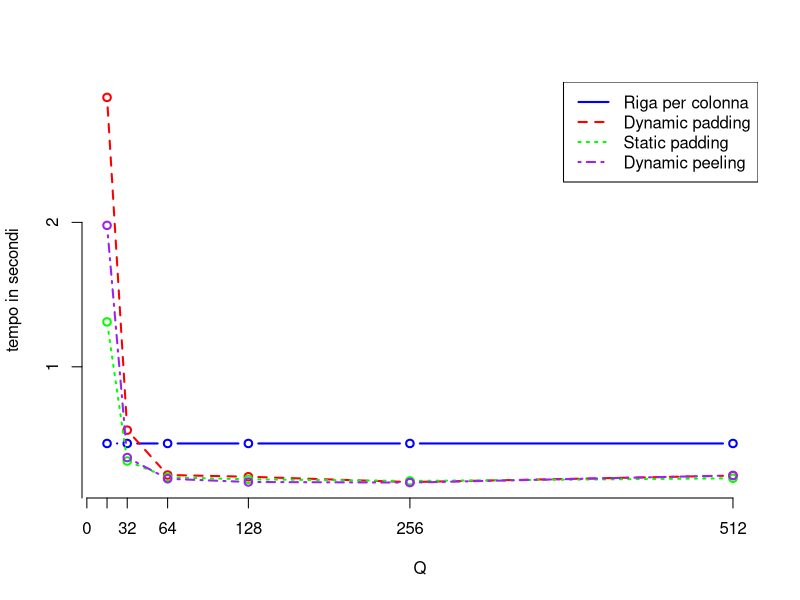
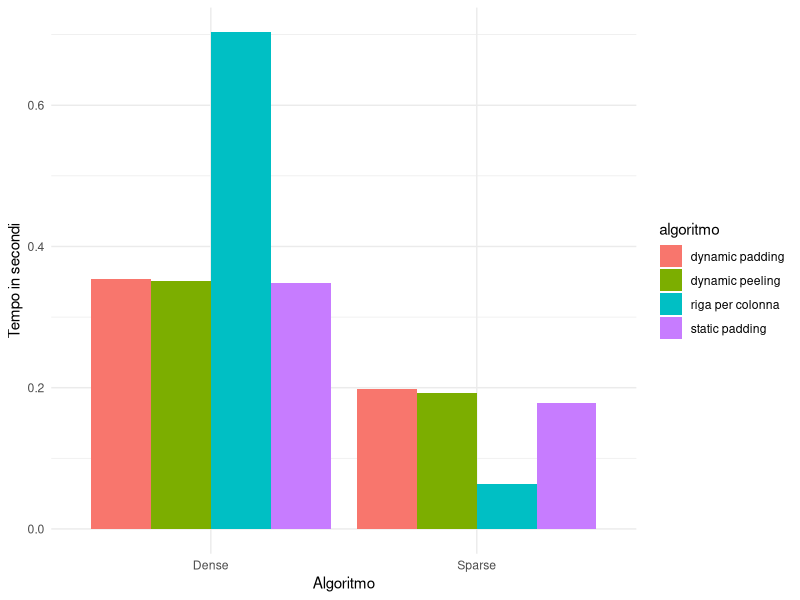
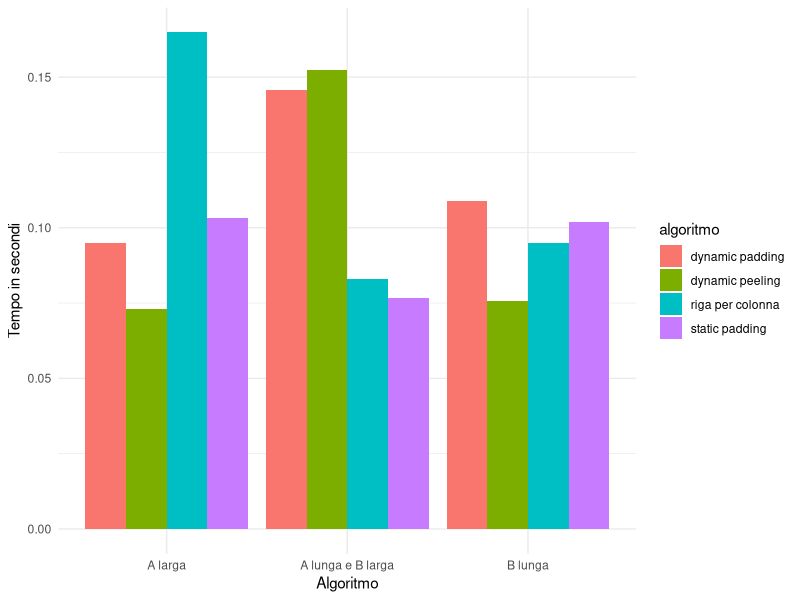
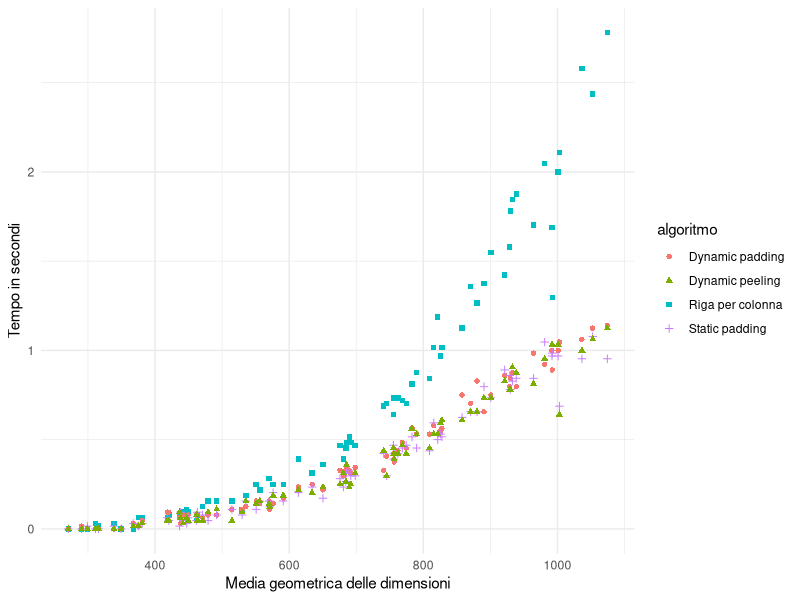
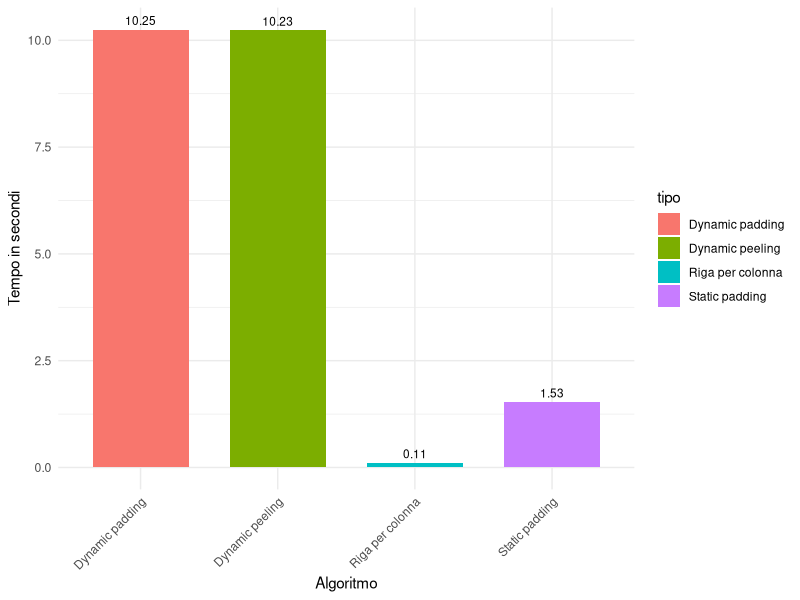
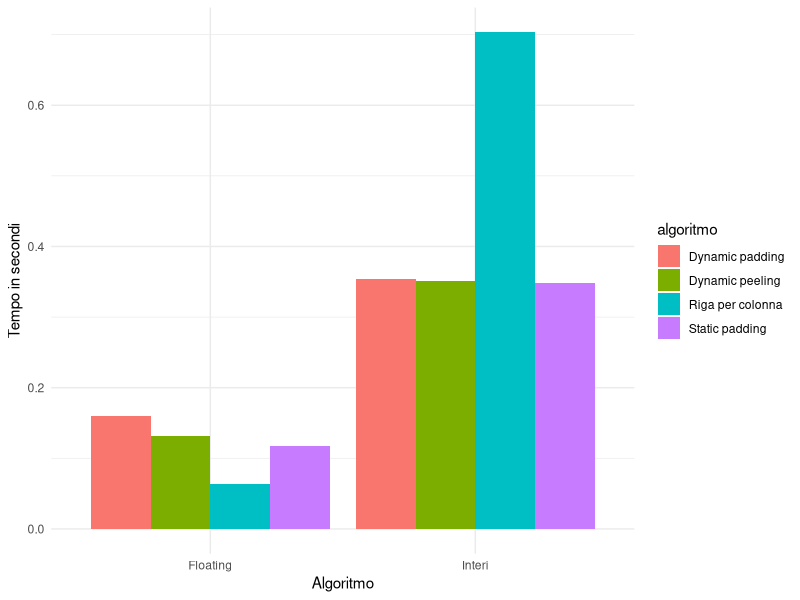

Reproduce these figures in R, in order.
## ---- chunk 1
knitr::opts_chunk$set(fig.path = "figures/")
## ---- chunk 2
rm(list=ls())
dat <- read.table("dataset/q_test.txt", header=T, sep=",")

np <- nrow(dat)
n <- length(unique(dat$ID))
p <- np/n

dat$ID <- as.factor(dat$ID)
dat$a <- as.factor(dat$a)
dat$b <- as.factor(dat$b)
dat$c <- as.factor(dat$c)

summary(dat)

str(dat)

nomi <- c("Riga per colonna", "Dynamic padding", "Static padding", "Dynamic peeling")
## ---- chunk 3
t.bar <- sapply(unique(dat$Q), function(x) colMeans(dat[dat$Q==x,7:10]) )
unique_q <- unique(dat$Q)
colnames(t.bar) <- unique_q
t.bar

plot(0,0,xlim=range(unique(dat$Q)),ylim=range(t.bar), axes=F, xlab="Q", ylab="tempo in secondi")
axis(1, at = c(0,unique(dat$Q)))
axis(2, seq(0,max(t.bar),1))

lines(x=unique_q,y=t.bar[1,], type='b', col='blue', lwd=2, lty=1)
lines(x=unique_q,y=t.bar[2,], type='b', col='red', lwd=2, lty=2)
lines(x=unique(dat$Q),y=t.bar[3,], type='b', col='green', lwd=2, lty=3)
lines(x=unique(dat$Q),y=t.bar[4,], type='b', col='purple', lwd=2, lty=4)

nomi <- c("Riga per colonna", "Dynamic padding", "Static padding", "Dynamic peeling")

legend('topright', col=c('blue','red','green', "purple"), lty=c(1,2,3,4), legend=nomi, lwd=2)
## ---- chunk 4
rm(list=ls())
dat <- read.table("dataset/sparse_vs_dense.txt", header=T, sep=",", row.names = )

np <- nrow(dat)
n <- length(unique(dat$ID))

dat$ID <- as.factor(dat$ID)

summary(dat)

str(dat)

dense.bar <- colMeans(dat[dat$tipo==dat$tipo[1],7:10])
sparse.bar <- colMeans(dat[dat$tipo==dat$tipo[np],7:10])

nomi <- c("riga per colonna", "dynamic padding", "static padding", "dynamic peeling")

# Creazione del dataframe
dati <- data.frame(tipo = rep(c("Dense", "Sparse"), each = length(dense.bar)), algoritmo = rep(nomi, 2),
                    valore = c(dense.bar, sparse.bar))

library(ggplot2)
# Creazione del grafico con ggplot2
ggplot(dati, aes(x = tipo, y = valore, fill = algoritmo)) +
  geom_bar(stat = "identity", position = "dodge") +
  scale_fill_hue() +  # Automatic color fill
  labs(x = "Algoritmo", y = "Tempo in secondi") +
  theme_minimal()
## ---- chunk 5
rm(list=ls())
dat <- read.table("dataset/lunghe_vs_larghe.txt" , header=T, sep=",")

np <- nrow(dat)
n <- length(unique(dat$ID))

dat$ID <- as.factor(dat$ID)

summary(dat)

str(dat)

apiccolo.bar <- colMeans(dat[dat$tipo==dat$tipo[1],7:10])
bpiccolo.bar <- colMeans(dat[dat$tipo=="b_piccolo",7:10])
cpiccolo.bar <- colMeans(dat[dat$tipo==dat$tipo[np],7:10])

nomi <- c("riga per colonna", "dynamic padding", "static padding", "dynamic peeling")

# Creazione del dataframe per ggplot
dati <- data.frame(tipo = rep(c("A larga", "A lunga e B larga", "B lunga"), each = length(apiccolo.bar)), algoritmo = rep(nomi, 3),
              valore = c(apiccolo.bar, bpiccolo.bar, cpiccolo.bar))

library(ggplot2)
ggplot(dati, aes(x = tipo, y = valore, fill = algoritmo)) +
  geom_bar(stat = "identity", position = "dodge") +
  scale_fill_hue() +
  labs(x = "Algoritmo",
       y = "Tempo in secondi") +
  theme_minimal()
## ---- chunk 6
rm(list=ls())
dat <- read.table("dataset/dimensioni.txt", header=T, sep=",", row.names = )

np <- nrow(dat)
n <- length(unique(dat$ID))

dat$ID <- as.factor(dat$ID)

summary(dat)
str(dat)

media_geom <- apply(dat[,4:6],1, function(x) (prod(x))^(1/3))

nomi <- c("Riga per colonna", "Dynamic padding", "Static padding", "Dynamic peeling")

# Create a data frame for plotting
plot_data <- data.frame(
  media_geom = media_geom,
  algoritmo = rep(nomi, each = np),
  tempo_medio = c(dat[,7], dat[,8], dat[,9], dat[,10])
)

library(ggplot2)
ggplot(plot_data, aes(x = media_geom, y = tempo_medio, color = algoritmo, shape = algoritmo)) +
  geom_point() +
  labs(x = "Media geometrica delle dimensioni", y = "Tempo in secondi") +
  scale_fill_hue() +  # Automatic color fill
  theme_minimal()
## ---- chunk 7
rm(list=ls())
dat <- read.table("dataset/minimum_q.txt", header=T, sep=",")

np <- nrow(dat)
n <- length(unique(dat$ID))
p <- np/n

dat$ID <- as.factor(dat$ID)
dat$a <- as.factor(dat$a)
dat$b <- as.factor(dat$b)
dat$c <- as.factor(dat$c)

summary(dat)

str(dat)

# Calculate means
t.bar <- colMeans(dat[,7:10])
t.bar
unique_q <- unique(dat$Q)
nomi <- c("Riga per colonna", "Dynamic padding", "Static padding", "Dynamic peeling")

# Create dataframe
dati <- data.frame(tipo = nomi, algoritmo = as.numeric(t.bar))

# Plot with enhancements
ggplot(dati, aes(x = tipo, y = algoritmo, fill = tipo)) + 
  geom_bar(stat = "identity", position = "dodge", width = 0.7) + 
  geom_text(aes(label = round(algoritmo, 2)), vjust = -0.5, size = 3, position = position_dodge(width = 0.7)) +
  labs(x = "Algoritmo", y = "Tempo in secondi") + 
  theme_minimal() +
  theme(axis.text.x = element_text(angle = 45, hjust = 1))  # Rotate x-axis labels
## ---- chunk 8
rm(list=ls())
dat <- read.table("dataset/sparse_vs_dense.txt", header=T, sep=",", row.names = )
dense <- dat[dat$tipo=='densa',]

floating <- read.table("dataset/on_floating.txt", header=T, sep=",", row.names = )

dat <- rbind(dense, floating)

interi.bar <- colMeans(dat[dat$tipo=='densa', 7:10])
floating.bar <- colMeans(dat[dat$tipo=='floating', 7:10])


nomi <- c("Riga per colonna", "Dynamic padding", "Static padding", "Dynamic peeling")

# Creazione del dataframe
dati <- data.frame(tipo = rep(c("Interi", "Floating"), each = length(interi.bar)), algoritmo = rep(nomi, 2), valore = c(interi.bar, floating.bar))

library(ggplot2)
# Creazione del grafico con ggplot2
ggplot(dati, aes(x = tipo, y = valore, fill = algoritmo)) +
  geom_bar(stat = "identity", position = "dodge") +
  scale_fill_hue() +  # Automatic color fill
  labs(x = "Algoritmo", y = "Tempo in secondi") +
  theme_minimal()
